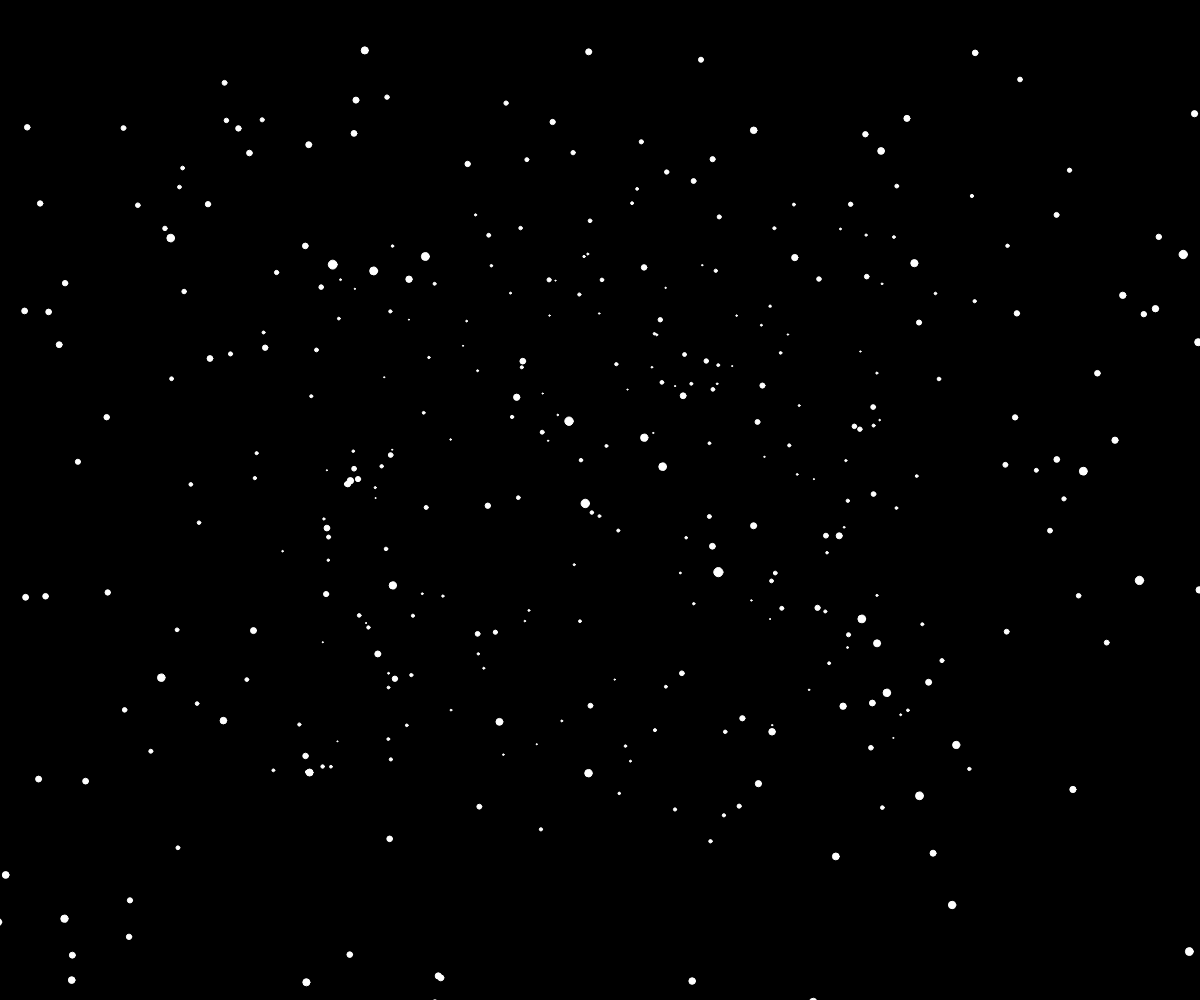
Frame 1 (no input)
Frame 60 (no input): identical to frame 1, image omitted
Frame 120 (the mouse pressed at the canvas centre since frame 60): identical to frame 1, image omitted

The p5.js sketch that drew this single still picture (run headless with seeded random() and noise() and a simulated clock; from frame 60 on, the mouse is pressed at the canvas centre):

// p5.js sketch
// ── sketch.js
//p5canvas에서는 꼬이기 때문에 사용
//let width=windowWidth, height=windowHeight;
//let width=400, height=400;
let stars=[];
let factor=100;
let speedSlider;

function setup() {
  createCanvas(windowWidth, windowHeight);
  //Vector=(x, y, z)
  //createSlider(최소값, 최대값, 시작값)
  speedSlider=createSlider(0, 20, 0);
 
  for (let i=0; i<500; i++) {
  stars[i]=createVector(
    random(-width*factor, width*factor),
    random(-height*factor, height*factor),
    random(10, 400));
    stars[i].pz=stars[i].z;
  }
}

function draw() {
  // 잔상효과 background(0, 25);
  background(0);
  fill(255);
  noStroke();
  //중앙으로 올 수 있게 원점 변경
  translate(width/2, height/2);
  for (let star of stars) {
  let x=star.x/star.z;
  let y=star.y/star.z;
  let px=star.x/star.pz;
  let py=star.y/star.pz;
  let d=map(star.z, 0, 400, 10, 1);
  circle(x, y, d);
  //textSize(d*5);
  //text("*", x, y);
  stroke(255);
  line(x, y, px, py);
  star.pz=star.z;
  star.z -= speedSlider.value();
  if (star.z<1) {
    star.x=random(-width*factor, width*factor);
    star.y=random(-height*factor, height*factor);
    star.z=400;
    star.pz=400;
  }
}
}
